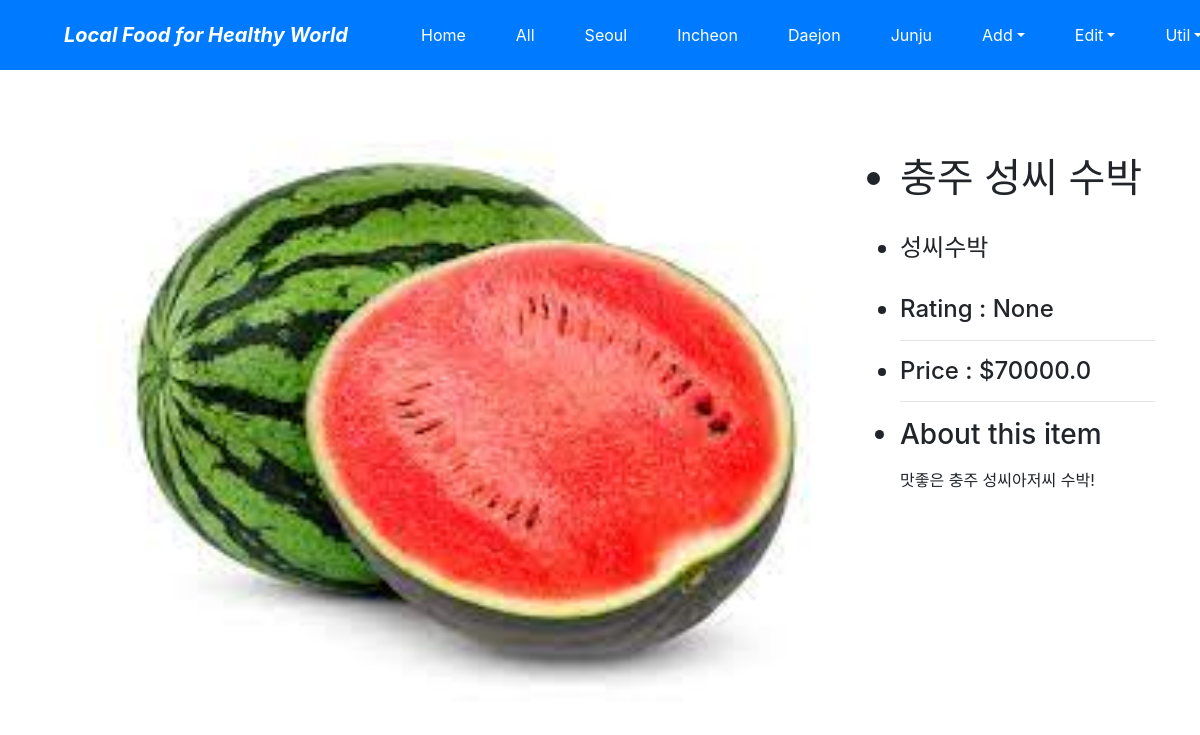
The page /sell/sell/3/ on the database its author committed.
### sell/models.py (models this page shows, shortened)
class Merchandise(models.Model): # Define Merchandise table
    title=models.CharField('TITLE',max_length=30)
    brand=models.CharField('BRAND',max_length=30)
    slug = models.SlugField('SLUG',unique=True, allow_unicode=True, help_text='one word for title alias')
    price = models.FloatField('PRICE')
    image=ThumbnailImageField(upload_to='merchandise/%Y/%m')
    description = models.TextField('Merchandise Description',blank=True)
    rating = models.FloatField('RATING',blank=True,null=True)
    create_dt = models.DateTimeField('CREATE DATE',auto_now_add=True)
    modify_dt = models.DateTimeField('MODIFY DATE',auto_now=True)
    owner = models.ForeignKey('auth.User',on_delete=models.CASCADE,verbose_name='OWNER',blank =True,null=True) # Add for add, editing function
    class Meta:
        ordering=('id',)

### sell/views.py (the view)
# urls.py: path('sell/<int:pk>/',views.SellDV.as_view(),name='sell_detail'),
class SellDV(DetailView):
    model=Merchandise

### sell/templates/sell/merchandise_detail.html (shortened to what this page needs)
{% extends "base.html" %}
{% block content %}
    <div class="row">
        <div class="col-md-9">
            <a href="{{ object.image.url }}">
                <img src="{{ object.image.url }}" style="width: 100%;">
            </a>
        </div>
        <ul class="col-md-3 mt-3">
            <br><br>
            <li class="h1">{{object.title}}</li>
            <br>
            <li class="h4">{{object.brand}}</li>
            <br>
            <li class="h4">Rating : {{object.rating}}</li>
            <hr>
            <li class="h4">Price : ${{object.price}}</li>
            <hr>
            <li class="h3">About this item</li>
                {% if object.description %}<p>{{ object.description|linebreaks }}</p>
                {% else %}<p>(blank)</p>{% endif %}
        </ul>
    </div>
{% endblock %}

### rows shown on the page
Merchandise: image (picture), title "충주 성씨 수박", brand "성씨수박", rating "None", price "70000.0", description "맛좋은 충주 성씨아저씨 수박!"
